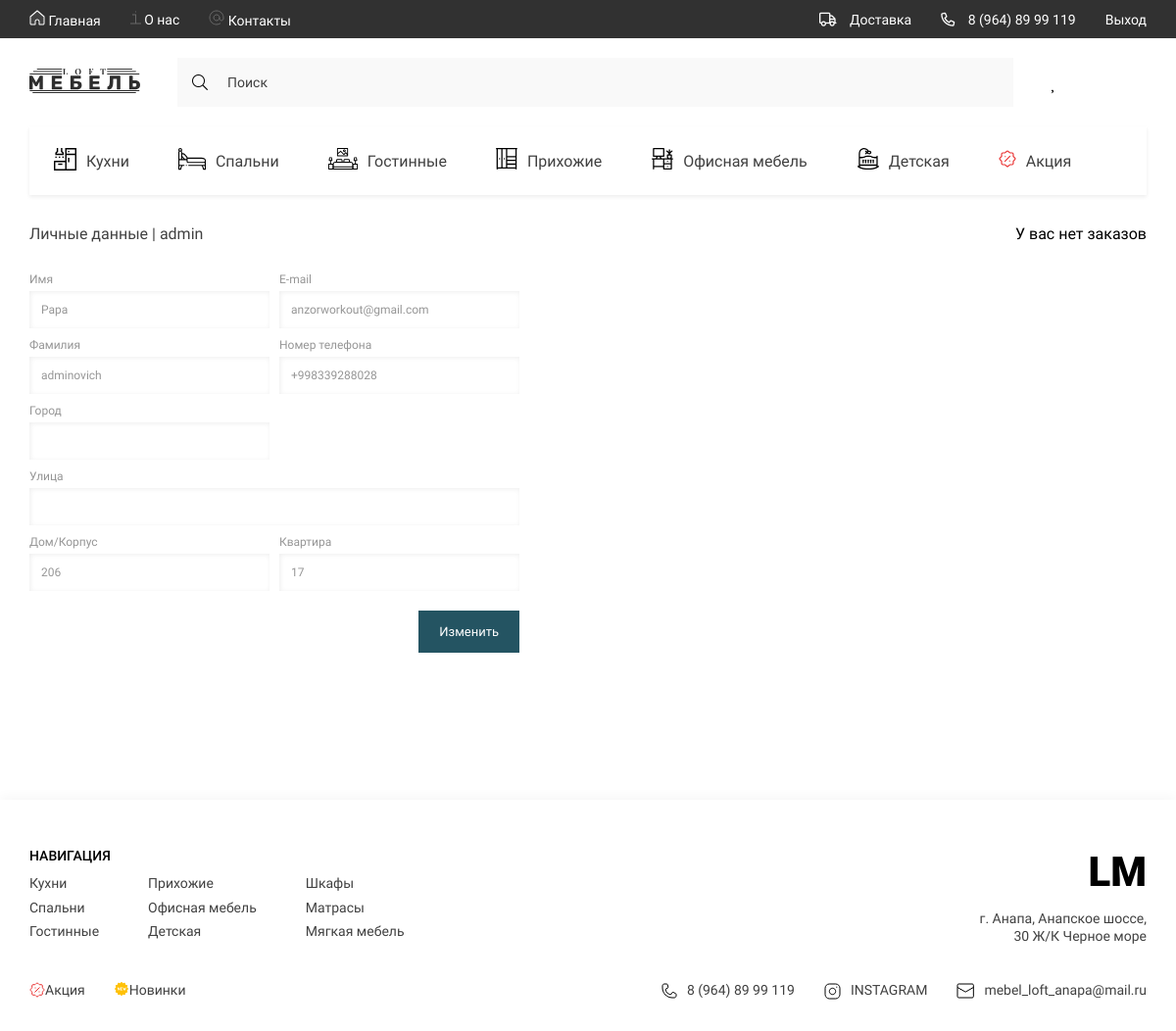
Before: /users/profile/ (signed in) with the older database file.
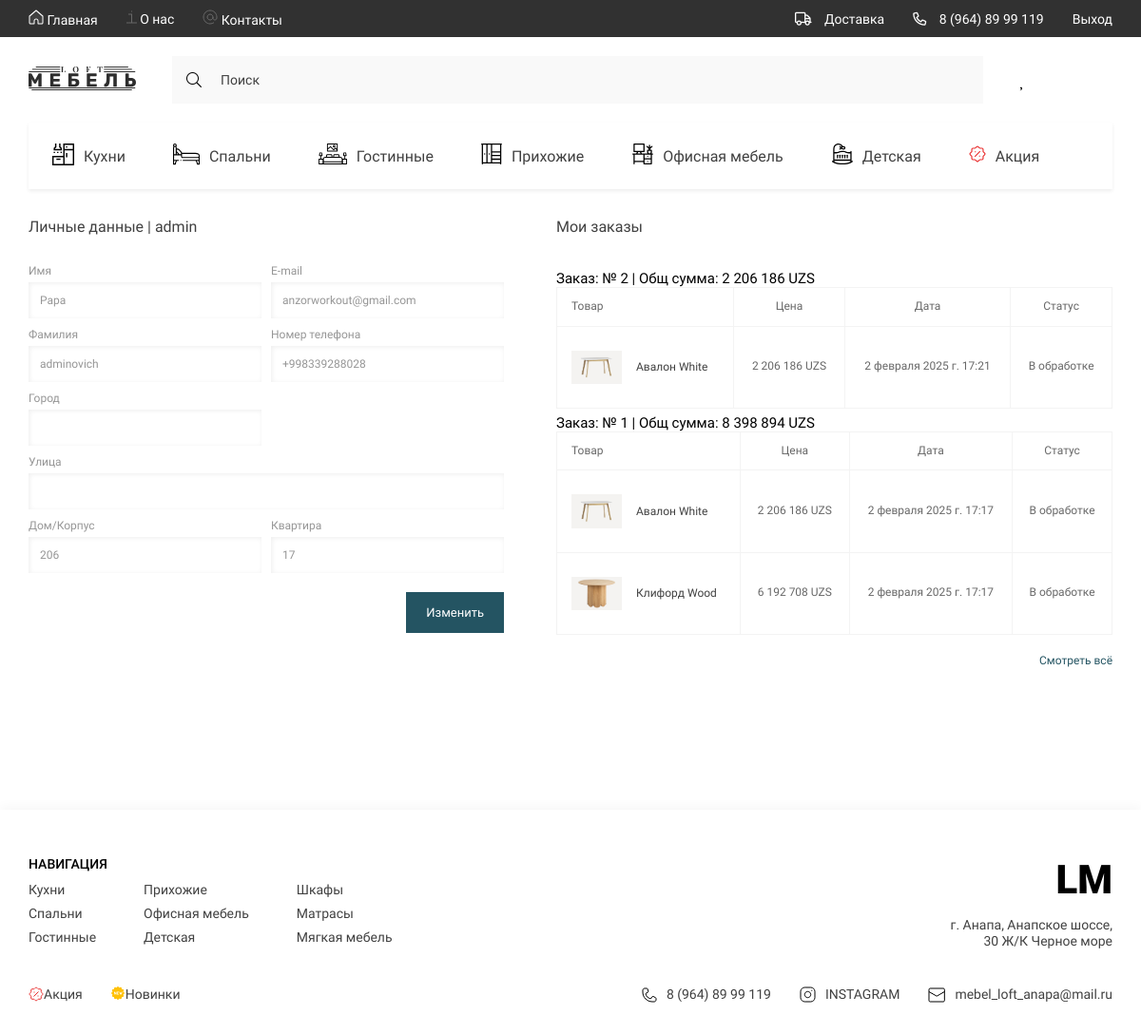
After: the same page with the newer database file.
### goods/models.py (models this page shows, shortened)
class Category(models.Model):
    title = models.CharField(max_length=150, verbose_name='Название категории')
    parent = models.ForeignKey('self', on_delete=models.CASCADE, related_name='subcategories', blank=True, null=True)
    slug = models.SlugField(unique=True)
    image = models.FileField(upload_to='icons/categories/', verbose_name='Иконка категории', blank=True, null=True)
    def get_absolute_url(self):
        return reverse("goods:catalog", kwargs={"category_slug": self.slug})
    class Meta:
        verbose_name = 'Категорию'
        verbose_name_plural = 'Категории'

class Product(models.Model):
    title = models.CharField(max_length=150, verbose_name='Название товара')
    slug = models.SlugField(unique=True)
    category = models.ForeignKey(Category, on_delete=models.CASCADE, verbose_name='Категория товара')
    description = models.TextField(verbose_name='Описание товара')
    price = models.DecimalField(default=0.00, max_digits=10, decimal_places=0, verbose_name='Цена товара')
    discount = models.DecimalField(default=0.00, max_digits=4, decimal_places=2, verbose_name='Скидка на товар')
    quantity = models.PositiveIntegerField(default=0, verbose_name='Товара в наличии')
    size = models.CharField(max_length=130, verbose_name='Размер товара')
    color_name_ru = models.CharField(default='Белый', verbose_name='Цвет товара ru', max_length=150)
    color_name_en = models.CharField(default='White', verbose_name='Цвет товара en', max_length=150)
    color_code = models.CharField(default='#FFFFFF', verbose_name='Код цвета товара', max_length=10)
    rating = models.DecimalField(default=0.0, max_digits=2, decimal_places=1, verbose_name='Рейтинг товара')
    class Meta:
        verbose_name = 'Товар'
        verbose_name_plural = 'Товары'
        ordering = ('-id',)
    def get_product_image(self):
        if self.images:
            return self.images.all().first().image.url
        else:
            return None

class ProductImage(models.Model):
    image = models.ImageField(upload_to='products/', verbose_name='Фото товара')
    product = models.ForeignKey(Product, on_delete=models.CASCADE, verbose_name='Товар', related_name='images')
    class Meta:
        verbose_name = 'Фото товара'
        verbose_name_plural = 'Фото товара'

### orders/models.py (models this page shows, shortened)
class Order(models.Model):
    user = models.ForeignKey(User, on_delete=models.SET_NULL, related_name='orders', null=True)
    first_name = models.CharField(max_length=150, verbose_name='Имя получателя', null=True)
    last_name = models.CharField(max_length=150, verbose_name='Фамилия получателя', null=True)
    phone_number = models.CharField(max_length=20, verbose_name='Номер телефона')
    city = models.CharField(max_length=70, verbose_name='Город', null=True)
    delivery_address = models.TextField(null=True, blank=True, verbose_name="Адрес доставки")
    requires_delivery = models.CharField(max_length=20, verbose_name='Требуется доставка')
    payment_method = models.CharField(max_length=20, verbose_name='Способ оплаты', blank=True, null=True)
    is_paid = models.BooleanField(default=False, verbose_name="Оплачено")
    status = models.CharField(max_length=50, default='В обработке', verbose_name="Статус заказа")
    created_timestamp = models.DateTimeField(auto_now_add=True, verbose_name='Дата создание заказа')
    class Meta:
        verbose_name = "Заказ"
        verbose_name_plural = "Заказы"
        ordering = ("-id",)

class OrderItem(models.Model):
    order = models.ForeignKey(Order, on_delete=models.CASCADE, verbose_name='Заказ', related_name='order_products', null=True)
    product = models.ForeignKey(Product, on_delete=models.SET_NULL, verbose_name='Продукт', null=True)
    product_title = models.CharField(max_length=150, verbose_name='Название товара')
    product_price = models.DecimalField(default=0.00, max_digits=10, decimal_places=0, verbose_name='Цена товара')
    product_quantity = models.PositiveIntegerField(default=0, verbose_name='Количество')
    product_category = models.CharField(max_length=150, verbose_name='Категория товара')
    product_color_name_en = models.CharField(max_length=150, verbose_name='Цвет товара', null=True)
    objects = OrderItemQuery.as_manager()
    class Meta:
        verbose_name = 'Заказанный товар'
        verbose_name_plural = 'Заказанные товары'
        ordering = ('-id', )
    @property
    def product_sell_price(self):
        if self.product.discount:
            return round(self.product.price - self.product.price*self.product.discount/100) * self.product_quantity
        else:
            return round(self.product.price * self.product_quantity)

### users/views.py (the view, shortened to what this page needs)
# urls.py: path('profile/', UserProfileView.as_view(), name='profile'),
class UserProfileView(LoginRequiredMixin, UpdateView):
    template_name = 'users/profile.html'
    form_class = ProfileForm
    success_url = reverse_lazy('users:profile')
    def get_object(self, queryset = None):
        return self.request.user

### users/forms.py
class ProfileForm(UserChangeForm):
    first_name = forms.CharField()
    last_name = forms.CharField()
    email = forms.EmailField()
    phone_number = forms.CharField()
    city = forms.CharField(required=False)
    street = forms.CharField(required=False)
    house_or_block = forms.CharField(required=False)
    home_or_flat = forms.CharField(required=False)
    class Meta:
        model = User
        fields = ['first_name', 'last_name', 'email', 'phone_number', 'city', 'street', 'house_or_block', 'home_or_flat']

### goods/templatetags/loft_tags.py (called while the page is built)
@register.simple_tag()
def get_categories():
    return Category.objects.filter(parent=None)

@register.simple_tag()
def get_normal_price(sell_price):
    return f"{int(sell_price):_}".replace("_", " ")

### orders/models.py (called while the page is built)
    def total_price(self):
        return sum(order.product_sell_price for order in self)

### users/templates/users/profile.html (shortened to what the changed rows need)
{% extends 'base.html' %}
{% load static %}
{% load loft_tags %}
{% block content %}
<main class="main">
    <div class="profile">
        <div class="container">
            <div class="profile__content">
                <form class="profile__form" method="post" action="{% url "users:profile" %}">
                    <h2 class="profile__title">Личные данные {% if request.user.is_authenticated %}| {{ request.user }}{% endif %}</h2>
                    <div class="profile__form-grid">
                        <div class="input__title">
                            <h2>Имя</h2>
                        </div>
                        <div class="input__title">
                            <h2>E-mail</h2>
                        </div>
                        <div class="input__title">
                            <h2>Фамилия</h2>
                        </div>
                        <div class="input__title">
                            <h2>Номер телефона</h2>
                        </div>
                        <div class="input__title">
                            <h2>Город</h2>
                        </div>
                        <div class="input__title _span-two">
                            <h2>Улица</h2>
                        </div>
                        <div class="input__title">
                            <h2>Дом/Корпус</h2>
                        </div>
                        <div class="input__title">
                            <h2>Квартира</h2>
                        </div>
                    </div>
                    <button class="btn profile__btn">Изменить</button>
                </form>
                {% if request.user.orders.all %}
                <div class="profile__orders">
                    <h2 class="profile__title">Мои заказы</h2>
                    {% for order in request.user.orders.all|slice:":2" %}
                    <table class="profile__table">
                        <span style="font-size: 15px; margin-top: 6px;">Заказ: № {{ order.id }} | Общ сумма: {% get_normal_price order.order_products.total_price %} UZS</span>
                        <tr>
                            <td colspan="4">Товар</td>
                            <td>Цена</td>
                            <td>Дата</td>
                            <td>Статус</td>
                        </tr>
                        {% for order_item in order.order_products.all %}
                        <tr >
                            <td colspan="4" class="profile__title-adaptive">
                                <div class="tabel__item">
                                    <img src={{ order_item.product.get_product_image }} alt="img">
                                    <span>{{ order_item.product_title }} {{ order_item.product_color_name_en }}
                                        </span>
                                </div>
                            </td>
                            <td class="profile__tabel-data">{% get_normal_price order_item.product_sell_price %} UZS</td>
                            <td class="profile__tabel-data">{{ order.created_timestamp }}</td>
                            <td class="profile__tabel-data">{{ order.status }}</td>
                        </tr>
                        {% endfor %}
                    </table>
                    {% endfor %}
                    <a href="{% url "orders:order_products" %}" class="profile__orders-link">Смотреть всё</a>
                </div>
                {% else %}
                <span>У вас нет заказов</span>
                {% endif %}
            </div>
        </div>
    </div>
</main>
{% endblock content %}

### templates/base.html (shortened to what the changed rows need)
{% load static %}
{% load loft_tags %}
{% load fav_tags %}
<!DOCTYPE html>
<html lang="ru">
<head>
    {% include 'components_base/_styles.html' %}
</head>
<body>
    <div class="wrapper">
        <header class="header">
            <div class="container">
                <div class="header__content">
                    <ul class="header__list _categories">
                        {% get_categories as categories %}
                        {% for category in categories|slice:":7" %}
                        <li>
                            <a href={{ category.get_absolute_url }} class="header__list-links">
                                <span class="header__list-img">
                                    {% if category.image %}
                                    <img src="{{ category.image.url }}" alt="icons">
                                    {% endif %}
                                </span>
                                {{ category.title }}
                            </a>
                        </li>
                        {% endfor %}
                    </ul>
                </div>
            </div>
        </header>
        {% block content %}
        {% endblock content %}
        {% include "layout/_footer.html" %}
    </div>
</body>
</html>

### templates/layout/_footer.html
{% load static %}
{% load loft_tags %}
<footer class="footer">
    <div class="container">
        <div class="footer__content">
            <div class="footer__navigate">
                <div class="footer__navigate-part">
                    <h2 class="footer__navigate-title">НАВИГАЦИЯ</h2>
                    <div class="footer__navigate-lists">
                        <ul class="footer__navigate-list">
                            {% for category in categories|slice:":3" %}
                            <li><a href="{{ category.get_absolute_url }}" class="footer__navigate-links">{{ category.title }}</a></li>
                            {% endfor %}
                        </ul>
                        <ul class="footer__navigate-list">
                            {% for category in categories|slice:"3:6" %}
                            <li><a href="{{ category.get_absolute_url }}" class="footer__navigate-links">{{ category.title }}</a></li>
                            {% endfor %}
                        </ul>
                        <ul class="footer__navigate-list">
                            {% for category in categories|slice:"8:11" %}
                            <li><a href="{{ category.get_absolute_url }}" class="footer__navigate-links">{{ category.title }}</a></li>
                            {% endfor %}
                        </ul>
                    </div>
                </div>
                <div class="footer__navigate-part _right">
                    <a href="{% url "home:index" %}" class="footer__logo">LM</a>
                    <p class="footer__adress">г. Анапа, Анапское шоссе, 30 Ж/К Черное море</p>
                </div>
            </div>
            <div class="footer__social">
                <ul class="footer__navigate-list _short">
                    {% for category in categories|slice:"6:8" %}
                    <img src={{ category.image.url }} alt="icons"><li><a href="{{ category.get_absolute_url }}" class="footer__navigate-links">{{ category.title }}</a></li>
                    {% endfor %}
                </ul>
                <ul class="footer__social-list">
                    <li>
                        <a href="tel:89648999119" class="footer__social-links">
                            <img src={% static 'base/assets/icons/phone.svg' %} alt="phone">
                            8 (964) 89 99 119
                        </a>
                    </li>
                    <li>
                        <a href="https://www.instagram.com/" target="_blank" class="footer__social-links">
                            <img src={% static 'base/assets/icons/inst.svg' %} alt="insta">
                            INSTAGRAM
                        </a>
                    </li>
                    <li>
                        <a href="mailto:mebel_loft_anapa@mail.ru" target="_blank" class="footer__social-links">
                            <img src={% static 'base/assets/icons/mail.svg' %} alt="mail">
                            mebel_loft_anapa@mail.ru
                        </a>
                    </li>
                </ul>
            </div>
        </div>
    </div>
</footer>

Changed rows visible on the page:
added Order: id "2", id.product_quantity "2 206 186", created_timestamp "2 февраля 2025 г. 17:21", status "В обработке"
added OrderItem: product.get_product_image (picture), product_title "Авалон", product_color_name_en "White", product+product_quantity "2 206 186", shown under "2"
added Order: id "1", id.product_quantity "8 398 894", created_timestamp "2 февраля 2025 г. 17:17", status "В обработке"
added OrderItem: product.get_product_image (picture), product_title "Авалон", product_color_name_en "White", product+product_quantity "2 206 186", shown under "1"
added OrderItem: product.get_product_image (picture), product_title "Клифорд", product_color_name_en "Wood", product+product_quantity "6 192 708", shown under "1"
Other visible differences:
text no longer shown: "У вас нет заказов"
text now shown: "Мои заказы Смотреть всё"
